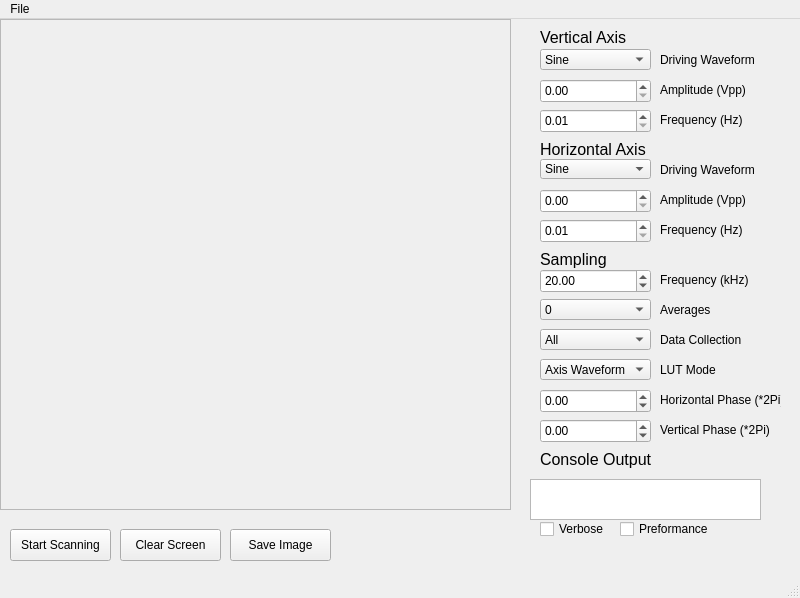
<?xml version="1.0" encoding="UTF-8"?>
<ui version="4.0">
 <class>MainWindow</class>
 <widget class="QMainWindow" name="MainWindow">
  <property name="geometry">
   <rect>
    <x>0</x>
    <y>0</y>
    <width>800</width>
    <height>598</height>
   </rect>
  </property>
  <property name="windowTitle">
   <string>MainWindow</string>
  </property>
  <widget class="QWidget" name="centralwidget">
   <widget class="QDoubleSpinBox" name="Vertical_Amplitude_Spinbox">
    <property name="geometry">
     <rect>
      <x>540</x>
      <y>60</y>
      <width>111</width>
      <height>24</height>
     </rect>
    </property>
    <property name="keyboardTracking">
     <bool>false</bool>
    </property>
    <property name="maximum">
     <double>3.300000000000000</double>
    </property>
    <property name="singleStep">
     <double>0.100000000000000</double>
    </property>
   </widget>
   <widget class="QDoubleSpinBox" name="Vertical_Frequency_Spinbox">
    <property name="geometry">
     <rect>
      <x>540</x>
      <y>90</y>
      <width>111</width>
      <height>24</height>
     </rect>
    </property>
    <property name="keyboardTracking">
     <bool>false</bool>
    </property>
    <property name="minimum">
     <double>0.010000000000000</double>
    </property>
    <property name="maximum">
     <double>200.000000000000000</double>
    </property>
    <property name="singleStep">
     <double>0.010000000000000</double>
    </property>
    <property name="value">
     <double>0.010000000000000</double>
    </property>
   </widget>
   <widget class="QDoubleSpinBox" name="Horizontal_Frequency_Spinbox">
    <property name="geometry">
     <rect>
      <x>540</x>
      <y>200</y>
      <width>111</width>
      <height>24</height>
     </rect>
    </property>
    <property name="keyboardTracking">
     <bool>false</bool>
    </property>
    <property name="minimum">
     <double>0.010000000000000</double>
    </property>
    <property name="maximum">
     <double>200.000000000000000</double>
    </property>
    <property name="singleStep">
     <double>0.010000000000000</double>
    </property>
   </widget>
   <widget class="QDoubleSpinBox" name="Horizontal_Amplitude_Spinbox">
    <property name="geometry">
     <rect>
      <x>540</x>
      <y>170</y>
      <width>111</width>
      <height>24</height>
     </rect>
    </property>
    <property name="keyboardTracking">
     <bool>false</bool>
    </property>
    <property name="maximum">
     <double>3.300000000000000</double>
    </property>
    <property name="singleStep">
     <double>0.100000000000000</double>
    </property>
   </widget>
   <widget class="QLabel" name="Horizontal_Title_Label">
    <property name="geometry">
     <rect>
      <x>540</x>
      <y>120</y>
      <width>241</width>
      <height>21</height>
     </rect>
    </property>
    <property name="font">
     <font>
      <pointsize>12</pointsize>
     </font>
    </property>
    <property name="text">
     <string>Horizontal Axis</string>
    </property>
   </widget>
   <widget class="QLabel" name="Vertical_Title_Label">
    <property name="geometry">
     <rect>
      <x>540</x>
      <y>10</y>
      <width>191</width>
      <height>16</height>
     </rect>
    </property>
    <property name="font">
     <font>
      <pointsize>12</pointsize>
     </font>
    </property>
    <property name="text">
     <string>Vertical Axis</string>
    </property>
   </widget>
   <widget class="QLabel" name="Horizontal_Amplitude_Label">
    <property name="geometry">
     <rect>
      <x>660</x>
      <y>170</y>
      <width>111</width>
      <height>21</height>
     </rect>
    </property>
    <property name="text">
     <string>Amplitude (Vpp)</string>
    </property>
   </widget>
   <widget class="QLabel" name="Horizontal_Frequency_Label">
    <property name="geometry">
     <rect>
      <x>660</x>
      <y>200</y>
      <width>101</width>
      <height>21</height>
     </rect>
    </property>
    <property name="text">
     <string>Frequency (Hz)</string>
    </property>
   </widget>
   <widget class="QComboBox" name="Vertical_Waveform_Combobox">
    <property name="geometry">
     <rect>
      <x>540</x>
      <y>30</y>
      <width>111</width>
      <height>21</height>
     </rect>
    </property>
    <item>
     <property name="text">
      <string>Sine</string>
     </property>
    </item>
    <item>
     <property name="text">
      <string>Triangle</string>
     </property>
    </item>
    <item>
     <property name="text">
      <string>Sawtooth</string>
     </property>
    </item>
   </widget>
   <widget class="QComboBox" name="Horizontal_Waveform_Combobox">
    <property name="geometry">
     <rect>
      <x>540</x>
      <y>140</y>
      <width>111</width>
      <height>20</height>
     </rect>
    </property>
    <item>
     <property name="text">
      <string>Sine</string>
     </property>
    </item>
    <item>
     <property name="text">
      <string>Triangle</string>
     </property>
    </item>
    <item>
     <property name="text">
      <string>Sawtooth</string>
     </property>
    </item>
   </widget>
   <widget class="QLabel" name="Vertical_Amplitude_Label">
    <property name="geometry">
     <rect>
      <x>660</x>
      <y>60</y>
      <width>101</width>
      <height>21</height>
     </rect>
    </property>
    <property name="text">
     <string>Amplitude (Vpp)</string>
    </property>
   </widget>
   <widget class="QLabel" name="Vertical_Frequency_Label">
    <property name="geometry">
     <rect>
      <x>660</x>
      <y>90</y>
      <width>101</width>
      <height>21</height>
     </rect>
    </property>
    <property name="text">
     <string>Frequency (Hz)</string>
    </property>
   </widget>
   <widget class="QPushButton" name="Save_Pushbutton">
    <property name="geometry">
     <rect>
      <x>230</x>
      <y>510</y>
      <width>101</width>
      <height>32</height>
     </rect>
    </property>
    <property name="text">
     <string>Save Image</string>
    </property>
   </widget>
   <widget class="QLabel" name="Sampling_Title_Label">
    <property name="geometry">
     <rect>
      <x>540</x>
      <y>230</y>
      <width>181</width>
      <height>21</height>
     </rect>
    </property>
    <property name="font">
     <font>
      <pointsize>12</pointsize>
     </font>
    </property>
    <property name="text">
     <string>Sampling</string>
    </property>
   </widget>
   <widget class="QDoubleSpinBox" name="Sampling_Frequency_Spinbox">
    <property name="geometry">
     <rect>
      <x>540</x>
      <y>250</y>
      <width>111</width>
      <height>24</height>
     </rect>
    </property>
    <property name="keyboardTracking">
     <bool>false</bool>
    </property>
    <property name="maximum">
     <double>50.000000000000000</double>
    </property>
    <property name="value">
     <double>20.000000000000000</double>
    </property>
   </widget>
   <widget class="QLabel" name="Sampling_Frequency_Label">
    <property name="geometry">
     <rect>
      <x>660</x>
      <y>250</y>
      <width>101</width>
      <height>21</height>
     </rect>
    </property>
    <property name="text">
     <string>Frequency (kHz)</string>
    </property>
   </widget>
   <widget class="QLabel" name="Sampling_Averages_Label">
    <property name="geometry">
     <rect>
      <x>660</x>
      <y>280</y>
      <width>101</width>
      <height>21</height>
     </rect>
    </property>
    <property name="text">
     <string>Averages</string>
    </property>
   </widget>
   <widget class="QPushButton" name="Scan_Pushbutton">
    <property name="geometry">
     <rect>
      <x>10</x>
      <y>510</y>
      <width>101</width>
      <height>32</height>
     </rect>
    </property>
    <property name="text">
     <string>Start Scanning</string>
    </property>
   </widget>
   <widget class="QComboBox" name="Sampling_LUT_Combobox">
    <property name="geometry">
     <rect>
      <x>540</x>
      <y>340</y>
      <width>111</width>
      <height>21</height>
     </rect>
    </property>
    <item>
     <property name="text">
      <string>Axis Waveform</string>
     </property>
    </item>
    <item>
     <property name="text">
      <string>Linear</string>
     </property>
    </item>
   </widget>
   <widget class="QLabel" name="Sampling_LUT_Label">
    <property name="geometry">
     <rect>
      <x>660</x>
      <y>340</y>
      <width>101</width>
      <height>21</height>
     </rect>
    </property>
    <property name="text">
     <string>LUT Mode</string>
    </property>
   </widget>
   <widget class="QDoubleSpinBox" name="Sampling_Phase_Horizontal_Spinbox">
    <property name="geometry">
     <rect>
      <x>540</x>
      <y>370</y>
      <width>111</width>
      <height>24</height>
     </rect>
    </property>
    <property name="keyboardTracking">
     <bool>false</bool>
    </property>
    <property name="minimum">
     <double>-0.500000000000000</double>
    </property>
    <property name="maximum">
     <double>0.500000000000000</double>
    </property>
    <property name="singleStep">
     <double>0.010000000000000</double>
    </property>
    <property name="value">
     <double>0.000000000000000</double>
    </property>
   </widget>
   <widget class="QLabel" name="Sampling_Phase_Horizonal_Label">
    <property name="geometry">
     <rect>
      <x>660</x>
      <y>370</y>
      <width>121</width>
      <height>21</height>
     </rect>
    </property>
    <property name="text">
     <string>Horizontal Phase (*2Pi)</string>
    </property>
   </widget>
   <widget class="QTextEdit" name="Console_Output_TextBox">
    <property name="geometry">
     <rect>
      <x>530</x>
      <y>460</y>
      <width>231</width>
      <height>41</height>
     </rect>
    </property>
   </widget>
   <widget class="QLabel" name="Console_Title_Label">
    <property name="geometry">
     <rect>
      <x>540</x>
      <y>430</y>
      <width>181</width>
      <height>21</height>
     </rect>
    </property>
    <property name="font">
     <font>
      <pointsize>12</pointsize>
     </font>
    </property>
    <property name="text">
     <string>Console Output</string>
    </property>
   </widget>
   <widget class="QCheckBox" name="Console_Verbose_Checkbox">
    <property name="geometry">
     <rect>
      <x>540</x>
      <y>500</y>
      <width>72</width>
      <height>20</height>
     </rect>
    </property>
    <property name="text">
     <string>Verbose</string>
    </property>
   </widget>
   <widget class="QCheckBox" name="Console_Preformance_Checkbox">
    <property name="geometry">
     <rect>
      <x>620</x>
      <y>500</y>
      <width>91</width>
      <height>20</height>
     </rect>
    </property>
    <property name="text">
     <string>Preformance</string>
    </property>
   </widget>
   <widget class="QLabel" name="Plotter_Label">
    <property name="geometry">
     <rect>
      <x>0</x>
      <y>0</y>
      <width>511</width>
      <height>491</height>
     </rect>
    </property>
    <property name="frameShape">
     <enum>QFrame::StyledPanel</enum>
    </property>
    <property name="text">
     <string/>
    </property>
   </widget>
   <widget class="QDoubleSpinBox" name="Sampling_Phase_Vertical_Spinbox">
    <property name="geometry">
     <rect>
      <x>540</x>
      <y>400</y>
      <width>111</width>
      <height>24</height>
     </rect>
    </property>
    <property name="keyboardTracking">
     <bool>false</bool>
    </property>
    <property name="minimum">
     <double>-0.500000000000000</double>
    </property>
    <property name="maximum">
     <double>0.500000000000000</double>
    </property>
    <property name="singleStep">
     <double>0.010000000000000</double>
    </property>
    <property name="value">
     <double>0.000000000000000</double>
    </property>
   </widget>
   <widget class="QLabel" name="Sampling_Phase_Vertical_Label">
    <property name="geometry">
     <rect>
      <x>660</x>
      <y>400</y>
      <width>121</width>
      <height>21</height>
     </rect>
    </property>
    <property name="text">
     <string>Vertical Phase (*2Pi)</string>
    </property>
   </widget>
   <widget class="QLabel" name="Vertical_Waveform_Label">
    <property name="geometry">
     <rect>
      <x>660</x>
      <y>30</y>
      <width>101</width>
      <height>21</height>
     </rect>
    </property>
    <property name="text">
     <string>Driving Waveform</string>
    </property>
   </widget>
   <widget class="QLabel" name="Horizontal_Waveform_Label">
    <property name="geometry">
     <rect>
      <x>660</x>
      <y>140</y>
      <width>101</width>
      <height>21</height>
     </rect>
    </property>
    <property name="text">
     <string>Driving Waveform</string>
    </property>
   </widget>
   <widget class="QLabel" name="Sampling_Collection_Label">
    <property name="geometry">
     <rect>
      <x>660</x>
      <y>310</y>
      <width>101</width>
      <height>21</height>
     </rect>
    </property>
    <property name="text">
     <string>Data Collection</string>
    </property>
   </widget>
   <widget class="QComboBox" name="Sampling_Collection_Combobox">
    <property name="geometry">
     <rect>
      <x>540</x>
      <y>310</y>
      <width>111</width>
      <height>21</height>
     </rect>
    </property>
    <item>
     <property name="text">
      <string>All</string>
     </property>
    </item>
    <item>
     <property name="text">
      <string>Rising Horizontal</string>
     </property>
    </item>
    <item>
     <property name="text">
      <string>Falling Horizontal</string>
     </property>
    </item>
   </widget>
   <widget class="QComboBox" name="Sampling_Averages_Combobox">
    <property name="geometry">
     <rect>
      <x>540</x>
      <y>280</y>
      <width>111</width>
      <height>21</height>
     </rect>
    </property>
    <item>
     <property name="text">
      <string>0</string>
     </property>
    </item>
    <item>
     <property name="text">
      <string>4</string>
     </property>
    </item>
    <item>
     <property name="text">
      <string>8</string>
     </property>
    </item>
    <item>
     <property name="text">
      <string>16</string>
     </property>
    </item>
    <item>
     <property name="text">
      <string>32</string>
     </property>
    </item>
   </widget>
   <widget class="QPushButton" name="Clear_Pushbutton">
    <property name="geometry">
     <rect>
      <x>120</x>
      <y>510</y>
      <width>101</width>
      <height>32</height>
     </rect>
    </property>
    <property name="text">
     <string>Clear Screen</string>
    </property>
   </widget>
  </widget>
  <widget class="QMenuBar" name="menubar">
   <property name="geometry">
    <rect>
     <x>0</x>
     <y>0</y>
     <width>800</width>
     <height>21</height>
    </rect>
   </property>
   <widget class="QMenu" name="menuFile">
    <property name="title">
     <string>File</string>
    </property>
    <addaction name="actionSave"/>
    <addaction name="actionLoad_Calibration"/>
    <addaction name="actionStart_Calibration"/>
   </widget>
   <addaction name="menuFile"/>
  </widget>
  <widget class="QStatusBar" name="statusbar"/>
  <action name="actionSave">
   <property name="text">
    <string>Save Calibration</string>
   </property>
  </action>
  <action name="actionLoad_Calibration">
   <property name="text">
    <string>Load Calibration</string>
   </property>
  </action>
  <action name="actionStart_Calibration">
   <property name="text">
    <string>Start Calibration</string>
   </property>
  </action>
 </widget>
 <resources/>
 <connections/>
</ui>
